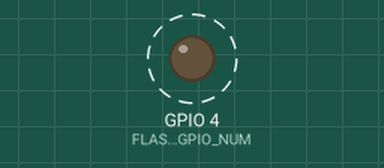
Simulated run of this sketch. Board: ESP32. Shown: output pins drawn as LEDs (lit = HIGH). Dashed ring = blinking. WiFi joins after 1.5 s; servers stay silent unless stated; the camera gives no picture; what the sketch prints to the serial monitor is not drawn.

Above: at 6.8 s.
Timing chart, 0 to 10.4 s (numbered marks = the images above):
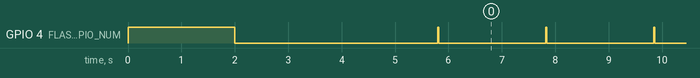

The sketch:

CameraWebServer_With_Flashlight.ino
```cpp
#include "esp_camera.h"
#include <WiFi.h>

//
// WARNING!!! PSRAM IC required for UXGA resolution and high JPEG quality
//            Ensure ESP32 Wrover Module or other board with PSRAM is selected
//            Partial images will be transmitted if image exceeds buffer size
//

// Select camera model
//#define CAMERA_MODEL_WROVER_KIT // Has PSRAM
//#define CAMERA_MODEL_ESP_EYE // Has PSRAM
//#define CAMERA_MODEL_M5STACK_PSRAM // Has PSRAM
//#define CAMERA_MODEL_M5STACK_V2_PSRAM // M5Camera version B Has PSRAM
//#define CAMERA_MODEL_M5STACK_WIDE // Has PSRAM
//#define CAMERA_MODEL_M5STACK_ESP32CAM // No PSRAM
#define CAMERA_MODEL_AI_THINKER // Has PSRAM
//#define CAMERA_MODEL_TTGO_T_JOURNAL // No PSRAM


// ledPin refers to ESP32-CAM GPIO 4 (flashlight)
#define FLASH_GPIO_NUM 4
#include "camera_pins.h"

const char* ssid = "Abuelkheir";
const char* password = "29may1994";

// We set a Static IP address
IPAddress local_IP(192, 168, 1, 34);
// We set a Gateway IP address
IPAddress gateway(192, 168, 0, 1);
IPAddress subnet(255, 255, 255, 0);

void startCameraServer();

void setup() {

  pinMode(FLASH_GPIO_NUM, OUTPUT);

  Serial.begin(115200);
  Serial.setDebugOutput(true);
  Serial.println();
  digitalWrite(FLASH_GPIO_NUM, HIGH);
  delay(2000);
  digitalWrite(FLASH_GPIO_NUM, LOW);
  delay(2000);

  camera_config_t config;
  config.ledc_channel = LEDC_CHANNEL_0;
  config.ledc_timer = LEDC_TIMER_0;
  config.pin_d0 = Y2_GPIO_NUM;
  config.pin_d1 = Y3_GPIO_NUM;
  config.pin_d2 = Y4_GPIO_NUM;
  config.pin_d3 = Y5_GPIO_NUM;
  config.pin_d4 = Y6_GPIO_NUM;
  config.pin_d5 = Y7_GPIO_NUM;
  config.pin_d6 = Y8_GPIO_NUM;
  config.pin_d7 = Y9_GPIO_NUM;
  config.pin_xclk = XCLK_GPIO_NUM;
  config.pin_pclk = PCLK_GPIO_NUM;
  config.pin_vsync = VSYNC_GPIO_NUM;
  config.pin_href = HREF_GPIO_NUM;
  config.pin_sscb_sda = SIOD_GPIO_NUM;
  config.pin_sscb_scl = SIOC_GPIO_NUM;
  config.pin_pwdn = PWDN_GPIO_NUM;
  config.pin_reset = RESET_GPIO_NUM;
  config.xclk_freq_hz = 20000000;
  config.pixel_format = PIXFORMAT_JPEG;

  // if PSRAM IC present, init with UXGA resolution and higher JPEG quality
  //                      for larger pre-allocated frame buffer.
  if(psramFound()){
    config.frame_size = FRAMESIZE_UXGA;
    config.jpeg_quality = 10;
    config.fb_count = 2;
  } else {
    config.frame_size = FRAMESIZE_SVGA;
    config.jpeg_quality = 12;
    config.fb_count = 1;
  }

#if defined(CAMERA_MODEL_ESP_EYE)
  pinMode(13, INPUT_PULLUP);
  pinMode(14, INPUT_PULLUP);
#endif

  // camera init
  esp_err_t err = esp_camera_init(&config);
  if (err != ESP_OK) {
    Serial.printf("Camera init failed with error 0x%x", err);
    return;
  }

  sensor_t * s = esp_camera_sensor_get();
  // initial sensors are flipped vertically and colors are a bit saturated
  if (s->id.PID == OV3660_PID) {
    s->set_vflip(s, 1); // flip it back
    s->set_brightness(s, 1); // up the brightness just a bit
    s->set_saturation(s, -2); // lower the saturation
  }
  // drop down frame size for higher initial frame rate
  s->set_framesize(s, FRAMESIZE_QVGA);

#if defined(CAMERA_MODEL_M5STACK_WIDE) || defined(CAMERA_MODEL_M5STACK_ESP32CAM)
  s->set_vflip(s, 1);
  s->set_hmirror(s, 1);
#endif
if(!WiFi.config(local_IP, gateway, subnet)) {
  Serial.println("STA Failed to configure");
}
  WiFi.begin(ssid, password);

  while (WiFi.status() != WL_CONNECTED) {
    delay(500);
    Serial.print(".");
  }
  Serial.println("");
  Serial.println("WiFi connected");

  startCameraServer();

  Serial.print("Camera Ready! Use 'http://");
  Serial.print(WiFi.localIP());
  Serial.println("' to connect");
}

void loop() {
  // put your main code here, to run repeatedly:
  digitalWrite(FLASH_GPIO_NUM, HIGH);
  delay(20);
  digitalWrite(FLASH_GPIO_NUM, LOW);
  delay(2000);
//  delay(10000);
}
```

camera_pins.h
```cpp
#if defined(CAMERA_MODEL_WROVER_KIT)
#define PWDN_GPIO_NUM    -1
#define RESET_GPIO_NUM   -1
#define XCLK_GPIO_NUM    21
#define SIOD_GPIO_NUM    26
#define SIOC_GPIO_NUM    27

#define Y9_GPIO_NUM      35
#define Y8_GPIO_NUM      34
#define Y7_GPIO_NUM      39
#define Y6_GPIO_NUM      36
#define Y5_GPIO_NUM      19
#define Y4_GPIO_NUM      18
#define Y3_GPIO_NUM       5
#define Y2_GPIO_NUM       4
#define VSYNC_GPIO_NUM   25
#define HREF_GPIO_NUM    23
#define PCLK_GPIO_NUM    22

#elif defined(CAMERA_MODEL_ESP_EYE)
#define PWDN_GPIO_NUM    -1
#define RESET_GPIO_NUM   -1
#define XCLK_GPIO_NUM    4
#define SIOD_GPIO_NUM    18
#define SIOC_GPIO_NUM    23

#define Y9_GPIO_NUM      36
#define Y8_GPIO_NUM      37
#define Y7_GPIO_NUM      38
#define Y6_GPIO_NUM      39
#define Y5_GPIO_NUM      35
#define Y4_GPIO_NUM      14
#define Y3_GPIO_NUM      13
#define Y2_GPIO_NUM      34
#define VSYNC_GPIO_NUM   5
#define HREF_GPIO_NUM    27
#define PCLK_GPIO_NUM    25

#elif defined(CAMERA_MODEL_M5STACK_PSRAM)
#define PWDN_GPIO_NUM     -1
#define RESET_GPIO_NUM    15
#define XCLK_GPIO_NUM     27
#define SIOD_GPIO_NUM     25
#define SIOC_GPIO_NUM     23

#define Y9_GPIO_NUM       19
#define Y8_GPIO_NUM       36
#define Y7_GPIO_NUM       18
#define Y6_GPIO_NUM       39
#define Y5_GPIO_NUM        5
#define Y4_GPIO_NUM       34
#define Y3_GPIO_NUM       35
#define Y2_GPIO_NUM       32
#define VSYNC_GPIO_NUM    22
#define HREF_GPIO_NUM     26
#define PCLK_GPIO_NUM     21

#elif defined(CAMERA_MODEL_M5STACK_V2_PSRAM)
#define PWDN_GPIO_NUM     -1
#define RESET_GPIO_NUM    15
#define XCLK_GPIO_NUM     27
#define SIOD_GPIO_NUM     22
#define SIOC_GPIO_NUM     23

#define Y9_GPIO_NUM       19
#define Y8_GPIO_NUM       36
#define Y7_GPIO_NUM       18
#define Y6_GPIO_NUM       39
#define Y5_GPIO_NUM        5
#define Y4_GPIO_NUM       34
#define Y3_GPIO_NUM       35
#define Y2_GPIO_NUM       32
#define VSYNC_GPIO_NUM    25
#define HREF_GPIO_NUM     26
#define PCLK_GPIO_NUM     21

#elif defined(CAMERA_MODEL_M5STACK_WIDE)
#define PWDN_GPIO_NUM     -1
#define RESET_GPIO_NUM    15
#define XCLK_GPIO_NUM     27
#define SIOD_GPIO_NUM     22
#define SIOC_GPIO_NUM     23

#define Y9_GPIO_NUM       19
#define Y8_GPIO_NUM       36
#define Y7_GPIO_NUM       18
#define Y6_GPIO_NUM       39
#define Y5_GPIO_NUM        5
#define Y4_GPIO_NUM       34
#define Y3_GPIO_NUM       35
#define Y2_GPIO_NUM       32
#define VSYNC_GPIO_NUM    25
#define HREF_GPIO_NUM     26
#define PCLK_GPIO_NUM     21

#elif defined(CAMERA_MODEL_M5STACK_ESP32CAM)
#define PWDN_GPIO_NUM     -1
#define RESET_GPIO_NUM    15
#define XCLK_GPIO_NUM     27
#define SIOD_GPIO_NUM     25
#define SIOC_GPIO_NUM     23

#define Y9_GPIO_NUM       19
#define Y8_GPIO_NUM       36
#define Y7_GPIO_NUM       18
#define Y6_GPIO_NUM       39
#define Y5_GPIO_NUM        5
#define Y4_GPIO_NUM       34
#define Y3_GPIO_NUM       35
#define Y2_GPIO_NUM       17
#define VSYNC_GPIO_NUM    22
#define HREF_GPIO_NUM     26
#define PCLK_GPIO_NUM     21

#elif defined(CAMERA_MODEL_AI_THINKER)
#define PWDN_GPIO_NUM     32
#define RESET_GPIO_NUM    -1
#define XCLK_GPIO_NUM      0
#define SIOD_GPIO_NUM     26
#define SIOC_GPIO_NUM     27

#define Y9_GPIO_NUM       35
#define Y8_GPIO_NUM       34
#define Y7_GPIO_NUM       39
#define Y6_GPIO_NUM       36
#define Y5_GPIO_NUM       21
#define Y4_GPIO_NUM       19
#define Y3_GPIO_NUM       18
#define Y2_GPIO_NUM        5
#define VSYNC_GPIO_NUM    25
#define HREF_GPIO_NUM     23
#define PCLK_GPIO_NUM     22

#elif defined(CAMERA_MODEL_TTGO_T_JOURNAL)
#define PWDN_GPIO_NUM      0
#define RESET_GPIO_NUM    15
#define XCLK_GPIO_NUM     27
#define SIOD_GPIO_NUM     25
#define SIOC_GPIO_NUM     23

#define Y9_GPIO_NUM       19
#define Y8_GPIO_NUM       36
#define Y7_GPIO_NUM       18
#define Y6_GPIO_NUM       39
#define Y5_GPIO_NUM        5
#define Y4_GPIO_NUM       34
#define Y3_GPIO_NUM       35
#define Y2_GPIO_NUM       17
#define VSYNC_GPIO_NUM    22
#define HREF_GPIO_NUM     26
#define PCLK_GPIO_NUM     21

#else
#error "Camera model not selected"
#endif
```

Measured:
- by itself, GPIO 4 (FLASH_GPIO_NUM): repeats every 2.0 s: HIGH 0.02 s, LOW 2.0 s
